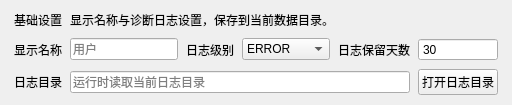
        <widget class="QFrame" name="basicSettingsSection">
         <property name="card" stdset="0">
          <bool>true</bool>
         </property>
         <layout class="QVBoxLayout" name="basicSettingsLayout">
          <property name="leftMargin">
           <number>14</number>
          </property>
          <property name="topMargin">
           <number>10</number>
          </property>
          <property name="rightMargin">
           <number>14</number>
          </property>
          <property name="bottomMargin">
           <number>10</number>
          </property>
          <property name="spacing">
           <number>8</number>
          </property>
          <item>
           <layout class="QHBoxLayout" name="basicHeaderLayout">
            <property name="leftMargin">
             <number>0</number>
            </property>
            <property name="topMargin">
             <number>0</number>
            </property>
            <property name="rightMargin">
             <number>0</number>
            </property>
            <property name="bottomMargin">
             <number>0</number>
            </property>
            <property name="spacing">
             <number>8</number>
            </property>
            <item>
             <widget class="QLabel" name="lblBasicSettingsTitle">
              <property name="text">
               <string>基础设置</string>
              </property>
              <property name="sectionTitle" stdset="0">
               <bool>true</bool>
              </property>
             </widget>
            </item>
            <item>
             <widget class="QLabel" name="lblBasicSettingsHint">
              <property name="text">
               <string>显示名称与诊断日志设置，保存到当前数据目录。</string></property>
              <property name="hint" stdset="0">
               <bool>true</bool>
              </property>
             </widget>
            </item>
            <item>
             <spacer name="basicHeaderSpacer">
              <property name="orientation">
               <enum>Qt::Horizontal</enum>
              </property>
              <property name="sizeHint" stdset="0">
               <size>
                <width>20</width>
                <height>20</height>
               </size>
              </property>
              <property name="sizeType">
               <enum>QSizePolicy::Expanding</enum>
              </property>
             </spacer>
            </item>
           </layout>
          </item>
          <item>
           <layout class="QGridLayout" name="basicFieldsGrid" columnstretch="0,2,0,1,0,1">
            <property name="leftMargin">
             <number>0</number>
            </property>
            <property name="topMargin">
             <number>0</number>
            </property>
            <property name="rightMargin">
             <number>0</number>
            </property>
            <property name="bottomMargin">
             <number>0</number>
            </property>
            <property name="spacing">
             <number>8</number>
            </property>
            <item row="0" column="0">
             <widget class="QLabel" name="lblDisplayName">
              <property name="text">
               <string>显示名称</string>
              </property>
             </widget>
            </item>
            <item row="0" column="1">
             <widget class="QLineEdit" name="txtDisplayName">
              <property name="text">
               <string/></property>
             <property name="placeholderText"><string>用户</string></property></widget>
            </item>
            <item row="0" column="2">
             <widget class="QLabel" name="lblDefaultTailUsd">
              <property name="text">
               <string>日志级别</string></property>
             </widget>
            </item>
            <item row="0" column="3">
             <widget class="QComboBox" name="cmbLogLevel"><item><property name="text"><string>ERROR</string></property></item><item><property name="text"><string>WARNING</string></property></item><item><property name="text"><string>INFO</string></property></item><item><property name="text"><string>DEBUG</string></property></item></widget></item>
            <item row="0" column="4">
             <widget class="QLabel" name="lblDefaultTailRmb">
              <property name="text">
               <string>日志保留天数</string></property>
             </widget>
            </item>
            <item row="0" column="5">
             <widget class="QDoubleSpinBox" name="spinLogRetentionDays"><property name="minimum"><double>1</double></property><property name="maximum"><double>3650</double></property><property name="value"><double>30</double></property><property name="decimals"><number>0</number></property><property name="buttonSymbols"><enum>QAbstractSpinBox::NoButtons</enum></property></widget></item>
           <item row="1" column="0"><widget class="QLabel" name="lblLogDirectory"><property name="text"><string>日志目录</string></property></widget></item><item row="1" column="1" colspan="4"><widget class="QLineEdit" name="txtLogDirectory"><property name="placeholderText"><string>运行时读取当前日志目录</string></property><property name="readOnly"><bool>true</bool></property></widget></item><item row="1" column="5"><widget class="QPushButton" name="btnOpenLogDirectory"><property name="text"><string>打开日志目录</string></property></widget></item></layout>
          </item>
         </layout>
        </widget>
